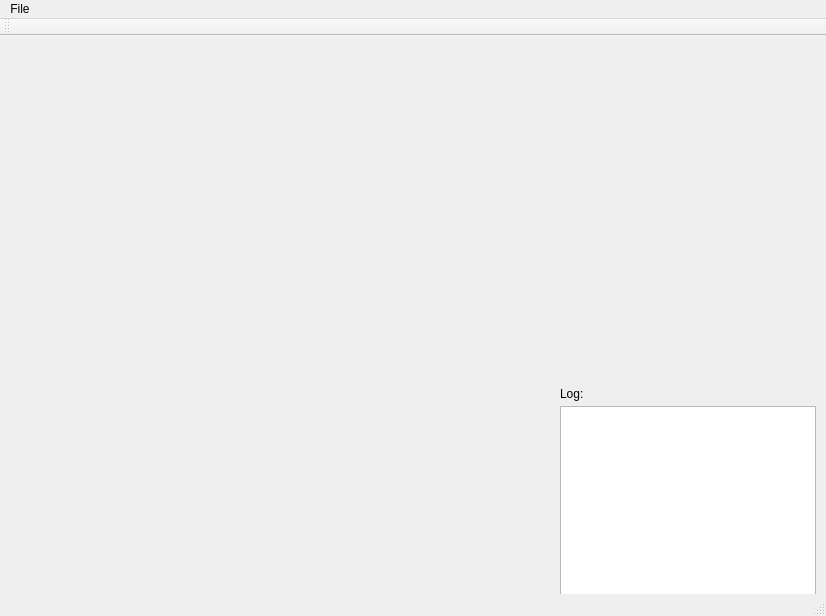
<?xml version="1.0" encoding="UTF-8"?>
<ui version="4.0">
 <class>MainWindow</class>
 <widget class="QMainWindow" name="MainWindow">
  <property name="geometry">
   <rect>
    <x>0</x>
    <y>0</y>
    <width>826</width>
    <height>616</height>
   </rect>
  </property>
  <property name="windowTitle">
   <string>MainWindow</string>
  </property>
  <widget class="QWidget" name="centralWidget">
   <widget class="LocalClient" name="widget" native="true">
    <property name="geometry">
     <rect>
      <x>10</x>
      <y>10</y>
      <width>811</width>
      <height>321</height>
     </rect>
    </property>
   </widget>
   <widget class="QTextBrowser" name="textBrowser">
    <property name="geometry">
     <rect>
      <x>560</x>
      <y>370</y>
      <width>256</width>
      <height>192</height>
     </rect>
    </property>
   </widget>
   <widget class="QLabel" name="label">
    <property name="geometry">
     <rect>
      <x>560</x>
      <y>350</y>
      <width>70</width>
      <height>16</height>
     </rect>
    </property>
    <property name="text">
     <string>Log:</string>
    </property>
   </widget>
  </widget>
  <widget class="QMenuBar" name="menuBar">
   <property name="geometry">
    <rect>
     <x>0</x>
     <y>0</y>
     <width>826</width>
     <height>22</height>
    </rect>
   </property>
   <widget class="QMenu" name="menuFile">
    <property name="title">
     <string>File</string>
    </property>
    <addaction name="actionConnect"/>
    <addaction name="actionQuit"/>
   </widget>
   <addaction name="menuFile"/>
  </widget>
  <widget class="QToolBar" name="mainToolBar">
   <attribute name="toolBarArea">
    <enum>TopToolBarArea</enum>
   </attribute>
   <attribute name="toolBarBreak">
    <bool>false</bool>
   </attribute>
  </widget>
  <widget class="QStatusBar" name="statusBar"/>
  <action name="actionConnect">
   <property name="text">
    <string>Connect...</string>
   </property>
  </action>
  <action name="actionQuit">
   <property name="text">
    <string>Quit</string>
   </property>
  </action>
 </widget>
 <layoutdefault spacing="6" margin="11"/>
 <customwidgets>
  <customwidget>
   <class>LocalClient</class>
   <extends>QWidget</extends>
   <header>localclient.h</header>
   <container>1</container>
  </customwidget>
 </customwidgets>
 <resources/>
 <connections/>
</ui>
